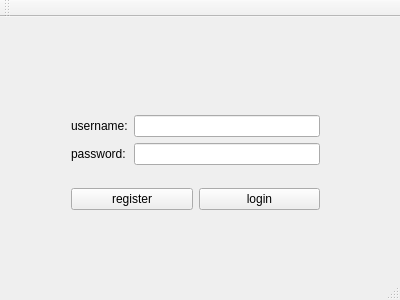
<?xml version="1.0" encoding="UTF-8"?>
<ui version="4.0">
 <class>MainWindow</class>
 <widget class="QMainWindow" name="MainWindow">
  <property name="geometry">
   <rect>
    <x>0</x>
    <y>0</y>
    <width>400</width>
    <height>300</height>
   </rect>
  </property>
  <property name="windowTitle">
   <string>MainWindow</string>
  </property>
  <widget class="QWidget" name="centralWidget">
   <widget class="QWidget" name="">
    <property name="geometry">
     <rect>
      <x>60</x>
      <y>70</y>
      <width>271</width>
      <height>151</height>
     </rect>
    </property>
    <layout class="QGridLayout" name="gridLayout_2">
     <item row="0" column="0" colspan="2">
      <layout class="QGridLayout" name="gridLayout">
       <item row="0" column="0">
        <widget class="QLabel" name="label">
         <property name="text">
          <string>username:</string>
         </property>
        </widget>
       </item>
       <item row="0" column="1">
        <widget class="QLineEdit" name="lineEdit"/>
       </item>
       <item row="1" column="0">
        <widget class="QLabel" name="label_2">
         <property name="text">
          <string>password:</string>
         </property>
        </widget>
       </item>
       <item row="1" column="1">
        <widget class="QLineEdit" name="lineEdit_2"/>
       </item>
      </layout>
     </item>
     <item row="1" column="0">
      <widget class="QPushButton" name="pushButton_2">
       <property name="text">
        <string>register</string>
       </property>
      </widget>
     </item>
     <item row="1" column="1">
      <widget class="QPushButton" name="pushButton">
       <property name="text">
        <string>login</string>
       </property>
      </widget>
     </item>
    </layout>
   </widget>
  </widget>
  <widget class="QMenuBar" name="menuBar">
   <property name="geometry">
    <rect>
     <x>0</x>
     <y>0</y>
     <width>400</width>
     <height>22</height>
    </rect>
   </property>
  </widget>
  <widget class="QToolBar" name="mainToolBar">
   <attribute name="toolBarArea">
    <enum>TopToolBarArea</enum>
   </attribute>
   <attribute name="toolBarBreak">
    <bool>false</bool>
   </attribute>
  </widget>
  <widget class="QStatusBar" name="statusBar"/>
 </widget>
 <layoutdefault spacing="6" margin="11"/>
 <resources/>
 <connections/>
</ui>
